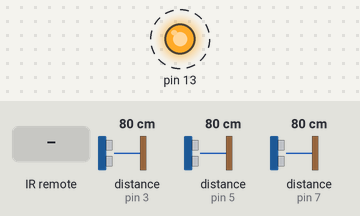
Simulated run of this program. Board: Arduino Uno, built with avr-gcc and run on an emulated ATmega328P. Parts: output pins drawn as LEDs (lit = HIGH). Wiring (inferred from the names in the program): 3 × ultrasonic range finder: trigger pin 2, echo pin 3 / trigger pin 4, echo pin 5 / trigger pin 6, echo pin 7. Dashed ring = blinking. The test bench sets the inputs (shaded band); at power-on: distance to the obstacle (sensors on pin 3, pin 5, pin 7) 80 cm. The echo pulse lasts 58.3 µs per cm; pins used as bus, display or sensor lines are not drawn; what the program prints to the serial monitor is not drawn.

Above: at 2.3 s.
2.4 s: distance to the obstacle (sensor on pin 3) set to 2 cm
5.4 s: distance to the obstacle (sensor on pin 5) set to 12 cm
8.4 s: distance to the obstacle (sensor on pin 5) set to 9 cm
11.4 s: distance to the obstacle (sensor on pin 7) set to 2 cm
14.4 s: infrared code 0x2FD3FC00 received
17.4 s: infrared code 0x2FD3EC10 received
Timing chart, 0 to 21.4 s (numbered marks = the images above; inputs shaded):
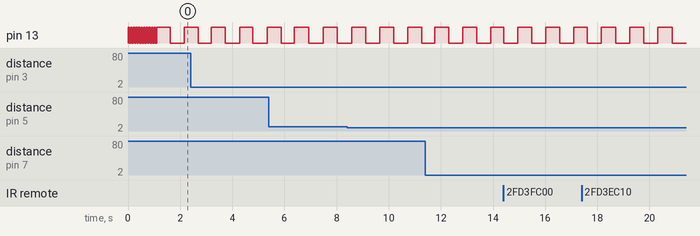

The program:

main.cpp
```cpp
  #include <IRremote.h>
  int IRsig = 12;
  IRrecv IR(IRsig);
  decode_results cmd;
  const byte pingPin1 = 2;
  const byte echoPin1 = 3;
  const byte pingPin2 = 4;
  const byte echoPin2 = 5;
  const byte pingPin3 = 6;
  const byte echoPin3 = 7;
  long duration1, inches1, cm1;
  long duration2, inches2, cm2;
  long duration3, inches3, cm3;

  const byte IN1 = 8;
  const byte IN2 = 9;
  const byte IN3 = 10;
  const byte IN4 = 11;

  boolean Follow, Navigate;

  class blink  {
    byte ledPin;
    int onTime;
    int offTime;
    int ledState; //initial led state
    unsigned long previousMillis;

    public : blink() {
      ledState = LOW;
      previousMillis = 0;
      void upDate(byte pin, int on, int off );
    }

     void upDate(byte pin, int on, int off ) {
      ledPin = pin;
      pinMode(ledPin, OUTPUT);
      onTime = on;
      offTime = off;
      unsigned long currentMillis = millis();
      if ((ledState == HIGH) && (currentMillis - previousMillis >= onTime)) {
        ledState = LOW;
        previousMillis = currentMillis;
        digitalWrite(ledPin, ledState);
      } else if((ledState == LOW) && (currentMillis - previousMillis >= offTime)) {
        ledState = HIGH;
        previousMillis = currentMillis;
        digitalWrite(ledPin, ledState);
      }
    }
  };

  class motorDelay {
    int activeTime;
    int deadTime;
    int motorState;
    int IN1S;
    int IN2S;
    int IN3S;
    int IN4S;
    unsigned long previousMillis;

    public : motorDelay() {
       previousMillis = 0;
       motorState = LOW;
       void upDate(int IN1S, int IN2S, int IN3S, int IN4S, int activeTime, int deadTime);
    }

    void upDate(int IN1S, int IN2S, int IN3S, int IN4S, int activeTime, int deadTime) {
        unsigned long currentMillis = millis();
        if((motorState == LOW) && (currentMillis - previousMillis >= activeTime)) {
            motorState = HIGH;
            previousMillis = currentMillis;
            digitalWrite(IN1, IN1S);
            digitalWrite(IN2, IN2S);
            digitalWrite(IN3, IN3S);
            digitalWrite(IN4, IN4S);
        } else if ((motorState == HIGH) && (currentMillis - previousMillis >= deadTime)) {
            motorState = LOW;
            previousMillis = currentMillis;
            digitalWrite(IN1, LOW);
            digitalWrite(IN2, LOW);
            digitalWrite(IN3, LOW);
            digitalWrite(IN4, LOW);
        }
    }
  };

  motorDelay motorD;
  blink led;

  void setup() {
    // put your setup code here, to run once:
    Serial.begin(9600);
    IR.enableIRIn();
    pinMode(13, OUTPUT);
    pinMode(pingPin1, OUTPUT);
    pinMode(pingPin2, OUTPUT);
    pinMode(pingPin3, OUTPUT);
    pinMode(echoPin1, INPUT);
    pinMode(echoPin2, INPUT);
    pinMode(echoPin3, INPUT);
    Serial.println("Hello");
    for(int j = 0; j <= 10; j++) {
      digitalWrite(13, HIGH);
      delay(50);
      digitalWrite(13, LOW);
      delay(50);
    };
  }

  void loop() {
    // put your main code here, to run repeatedly:
     while(IR.decode(&cmd)){
       Serial.println(cmd.value, DEC);
       IR.resume();
     };
     led.upDate(13,500,500);
     digitalWrite(pingPin1,LOW);
     delayMicroseconds(2);
     digitalWrite(pingPin1, HIGH);
     delayMicroseconds(10);
     digitalWrite(pingPin1, LOW);
     duration1= pulseIn(echoPin1, HIGH);
     inches1 = duration1 / 74 / 2;
     cm1 = duration1 / 29 / 2;

     digitalWrite(pingPin2,LOW);
     delayMicroseconds(2);
     digitalWrite(pingPin2, HIGH);
     delayMicroseconds(10);
     digitalWrite(pingPin2, LOW);
     duration2= pulseIn(echoPin2, HIGH);
     inches2 = duration2 / 74 / 2;
     cm2 = duration2 / 29 / 2;

     digitalWrite(pingPin3,LOW);
     delayMicroseconds(2);
     digitalWrite(pingPin3, HIGH);
     delayMicroseconds(10);
     digitalWrite(pingPin3, LOW);
     duration3= pulseIn(echoPin3, HIGH);
     inches3 = duration3 / 74 / 2;
     cm3 = duration3 / 29 / 2;

     int LPD = cm1 - cm3;
     int RPD = cm3 - cm1;

     Serial.print("LEFT:");
     Serial.print(cm1);
     Serial.print(" | ");
     Serial.print(LPD);
     Serial.print("cm   ");
     Serial.print("CENTER:");
     Serial.print(cm2);
     Serial.print("cm   ");
     Serial.print("RIGHT:");
     Serial.print(cm3);
     Serial.print(" | ");
     Serial.print(RPD);
     Serial.println("cm");

    if(cmd.value == 802421760) {
      Follow = true;
      Navigate = false;
    } else if (cmd.value == 802417680) {
      Navigate = true;
      Follow = false;
    };

    /*if((cmd.value != 802421760) || (cmd.value !=802417680)) {
      Navigate = false;
      Follow = false;
    };*/

    // NAVIGATE MODE
    if(Navigate == true) {
      Serial.println("Navigating...");
      if (cm1 <= 10) {
          //turn right
          motorD.upDate(HIGH, LOW, LOW, HIGH, 25, 100);
      } else if (cm3 <= 10) {
          //turn left
          motorD.upDate(LOW, HIGH, HIGH, LOW, 25, 100);
      } else {
        // move forward
         motorD.upDate(LOW, HIGH, LOW, HIGH, 50, 50);
      }
    };

    if (Follow == true){
        // FOLLOW MODE
        if(( cm2 >= 11) && (cm2 <= 25) ) {
           Serial.println("Following...");
           // move forward
           digitalWrite(IN1, LOW);
           digitalWrite(IN2, HIGH);
           digitalWrite(IN3, LOW);
           digitalWrite(IN4, HIGH);
         } else if((cm2 < 6)){
           //move backwards
           digitalWrite(IN1, HIGH);
           digitalWrite(IN2, LOW);
           digitalWrite(IN3, HIGH);
           digitalWrite(IN4, LOW);
         } else {
           digitalWrite(IN1, LOW);
           digitalWrite(IN2, LOW);
           digitalWrite(IN3, LOW);
           digitalWrite(IN4, LOW);
         };
         if((cm1 <= 25) || (cm3 <=25)) {
            if((LPD >= 6)) {
              // turn right
              motorD.upDate(HIGH, LOW, LOW, HIGH, 25, 25);
            } else if((RPD >= 6)) {
                //turn left
                motorD.upDate(LOW, HIGH, HIGH, LOW, 25, 25);
            }
         }
     }

  }
```

Measured:
- by itself, pin 13: alternates HIGH for 0.54 s and LOW for 0.54 s
